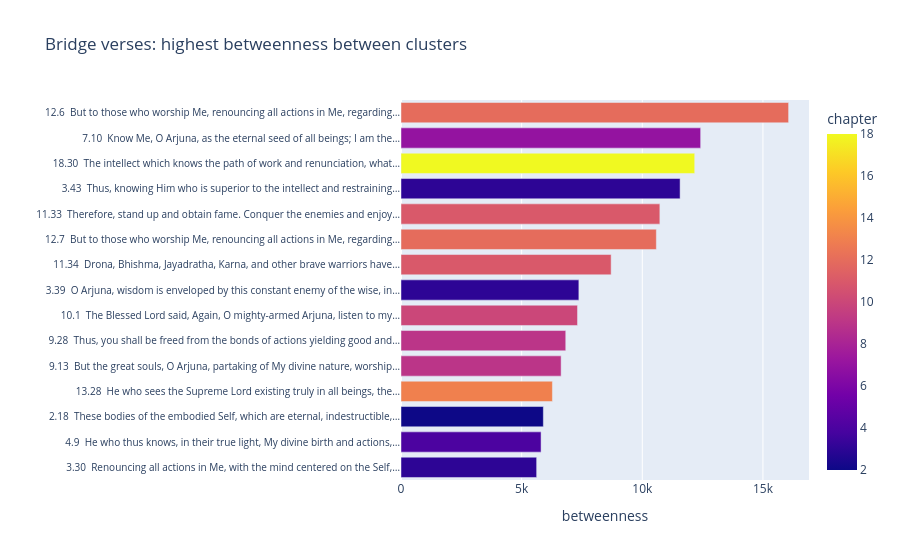

Notebook code for this chart:
### Code cell
# Figure 2b: bridge verses by betweenness.
fig2b = px.bar(
    bw_top.sort_values("score"), x="score", y="label", orientation="h",
    color="chapter", color_continuous_scale="Plasma",
    labels=dict(score="betweenness", label="", chapter="chapter"),
    title="Bridge verses: highest betweenness between clusters",
)
fig2b.update_layout(height=560, yaxis=dict(tickfont=dict(size=10)))
export(fig2b, "analysis_betweenness_bridges.html")
fig2b

### Figure 1 — Plotly figure (JSON) as saved in the notebook; plotly's stock layout.template omitted (floating-point values rounded to 4 significant figures)
{"data": [{"hovertemplate": "betweenness=%{x}<br>=%{y}<br>chapter=%{marker.color}<extra></extra>", "legendgroup": "", "marker": {"color": [3, 4, 2, 13, 9, 9, 10, 3, 11, 12, 11, 3, 18, 7, 12], "coloraxis": "coloraxis", "pattern": {"shape": ""}}, "name": "", "orientation": "h", "showlegend": false, "textposition": "auto", "type": "bar", "x": [5622.0, 5805.0, 5899.0, 6276.0, 6636.0, 6828.0, 7316.0, 7372.0, 8710.0, 10580.0, 10730.0, 11570.0, 12170.0, 12420.0, 16060.0], "xaxis": "x", "y": ["3.30  Renouncing all actions in Me, with the mind centered on the Self,…", "4.9  He who thus knows, in their true light, My divine birth and actions,…", "2.18  These bodies of the embodied Self, which are eternal, indestructible,…", "13.28  He who sees the Supreme Lord existing truly in all beings, the…", "9.13  But the great souls, O Arjuna, partaking of My divine nature, worship…", "9.28  Thus, you shall be freed from the bonds of actions yielding good and…", "10.1  The Blessed Lord said, Again, O mighty-armed Arjuna, listen to my…", "3.39  O Arjuna, wisdom is enveloped by this constant enemy of the wise, in…", "11.34  Drona, Bhishma, Jayadratha, Karna, and other brave warriors have…", "12.7  But to those who worship Me, renouncing all actions in Me, regarding…", "11.33  Therefore, stand up and obtain fame. Conquer the enemies and enjoy…", "3.43  Thus, knowing Him who is superior to the intellect and restraining…", "18.30  The intellect which knows the path of work and renunciation, what…", "7.10  Know Me, O Arjuna, as the eternal seed of all beings; I am the…", "12.6  But to those who worship Me, renouncing all actions in Me, regarding…"], "yaxis": "y"}], "layout": {"barmode": "relative", "coloraxis": {"autocolorscale": false, "colorbar": {"title": {"text": "chapter"}}, "colorscale": [[0.0, "#0d0887"], [0.1111, "#46039f"], [0.2222, "#7201a8"], [0.3333, "#9c179e"], [0.4444, "#bd3786"], [0.5556, "#d8576b"], [0.6667, "#ed7953"], [0.7778, "#fb9f3a"], [0.8889, "#fdca26"], [1.0, "#f0f921"]]}, "height": 560, "legend": {"tracegroupgap": 0}, "title": {"text": "Bridge verses: highest betweenness between clusters"}, "xaxis": {"anchor": "y", "domain": [0.0, 1.0], "title": {"text": "betweenness"}}, "yaxis": {"anchor": "x", "domain": [0.0, 1.0], "tickfont": {"size": 10}, "title": {"text": ""}}}}
